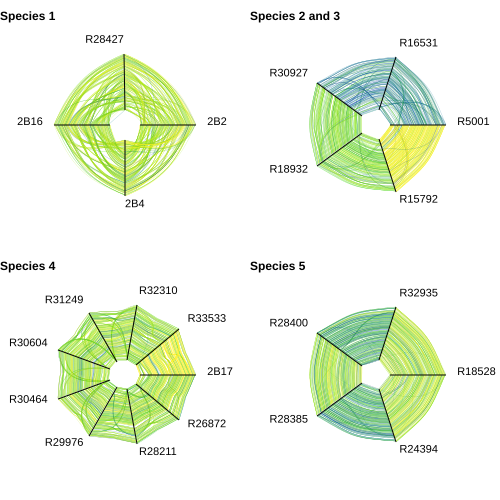

Python code for this plot:
'''
Multi-Panel Example
'''

from os.path import exists
import genomeweb as gw
import svgutils.transform as sg

root = 'genomes/'
ext = '.fna'
names = [
    '2B2',
    '2B4',
    '2B16',
    'R28427',
    'R5001',
    'R15792',
    'R18932',
    'R30927',
    'R16531',
    '2B17',
    'R26872',
    'R28211',
    'R29976',
    'R30464',
    'R30604',
    'R31249',
    'R32310',
    'R33533',
    'R18528',
    'R24394',
    'R28385',
    'R28400',
    'R32935'
    ]

files = [root + f + ext for f in names]
# make sure files exist
for f in files:
    assert exists(f),f

# define panel options
size = 500
ssize = size / 2

# common plot options
kw = dict(
    out_file='multi_panel.svg',
    working_directory='scratch',
    outer_radius=45,
    label_offset=1.2,
    width=size,
    height=size,
    size=ssize,
    font_size=11,
    bezier_max_n=9)

# multi-panel figure 
gw.create_web(
    files[:4], reference_genome='genomes/ref_a.fna',
    label_names=names[:4], **kw)
gw.create_web(
    files[4:9], reference_genome='genomes/ref_b.fna',
    label_names=names[4:9], x=ssize, append=True, **kw)
gw.create_web(
    files[9:18], reference_genome='genomes/ref_c.fna',
    label_names=names[9:18], x=0, y=ssize, append=True, **kw)
fig = gw.create_web(
    files[18:], reference_genome='genomes/ref_d.fna',
    label_names=names[18:], x=ssize, y=ssize, append=True, **kw)

# add annotations
text_opts = dict(size=12, font='Arial', weight='bold')
fig.append(sg.TextElement(0, 20, 'Species 1', **text_opts))
fig.append(sg.TextElement(ssize, 20, 'Species 2 and 3', **text_opts))
fig.append(sg.TextElement(0, ssize + 20, 'Species 4', **text_opts))
fig.append(sg.TextElement(ssize, ssize + 20, 'Species 5', **text_opts))
fig.save('multi_panel.svg')